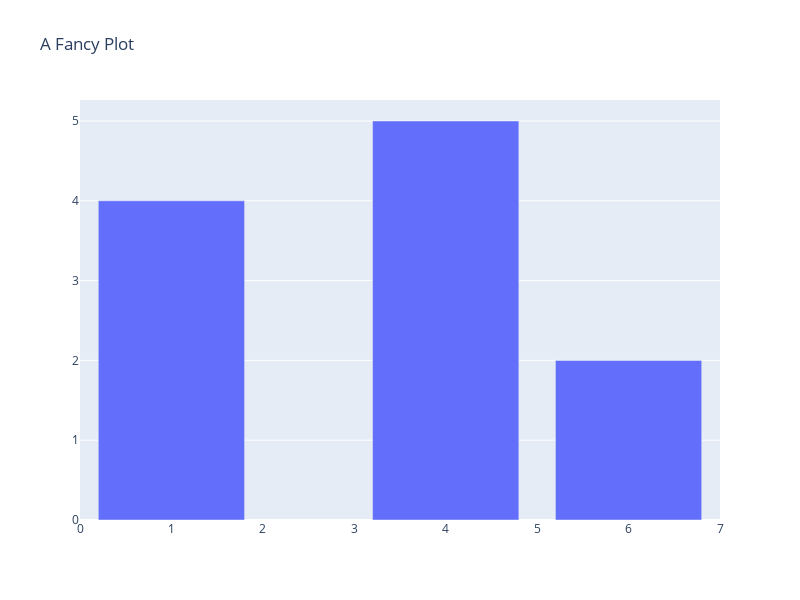

This figure's notebook cell:
### Code cell
# using go figure
fig = go.Figure(
    data=[go.Bar(x=[1, 4, 6], y=[4, 5, 2])],
    layout=go.Layout(
        title='A Fancy Plot',
        height=600,
        width=800
    )
)

fig.show()

### Figure 1 — Plotly figure (JSON) as saved in the notebook; plotly's stock layout.template omitted (floating-point values rounded to 4 significant figures)
{"data": [{"type": "bar", "x": [1, 4, 6], "y": [4, 5, 2]}], "layout": {"height": 600, "title": {"text": "A Fancy Plot"}, "width": 800}}
